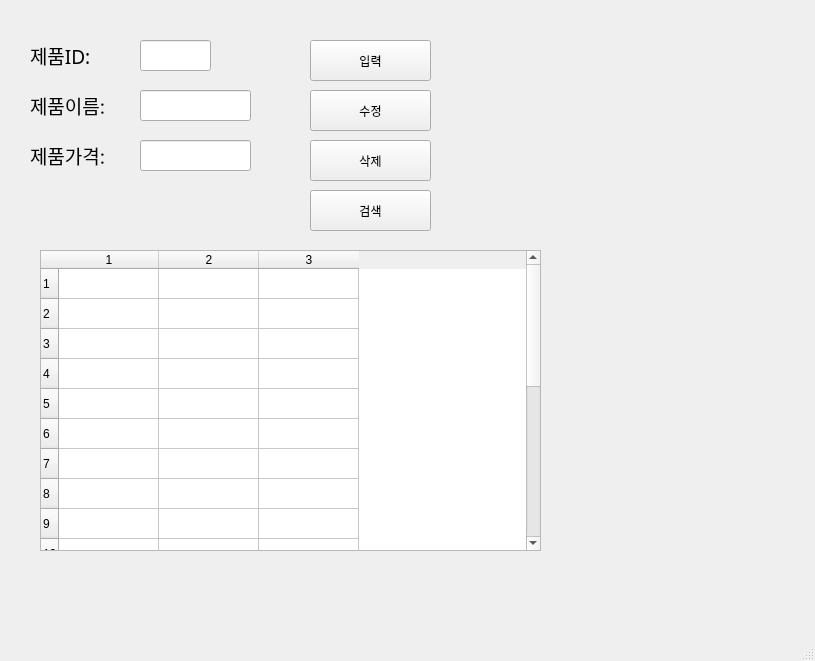
<?xml version="1.0" encoding="UTF-8"?>
<ui version="4.0">
 <class>MainWindow</class>
 <widget class="QMainWindow" name="MainWindow">
  <property name="geometry">
   <rect>
    <x>0</x>
    <y>0</y>
    <width>815</width>
    <height>661</height>
   </rect>
  </property>
  <property name="windowTitle">
   <string>MainWindow</string>
  </property>
  <widget class="QWidget" name="centralwidget">
   <widget class="QLabel" name="label">
    <property name="geometry">
     <rect>
      <x>30</x>
      <y>40</y>
      <width>101</width>
      <height>31</height>
     </rect>
    </property>
    <property name="font">
     <font>
      <family>맑은 고딕</family>
      <pointsize>14</pointsize>
     </font>
    </property>
    <property name="text">
     <string>제품ID:</string>
    </property>
   </widget>
   <widget class="QLabel" name="label_2">
    <property name="geometry">
     <rect>
      <x>30</x>
      <y>90</y>
      <width>101</width>
      <height>31</height>
     </rect>
    </property>
    <property name="font">
     <font>
      <family>맑은 고딕</family>
      <pointsize>14</pointsize>
     </font>
    </property>
    <property name="text">
     <string>제품이름:</string>
    </property>
   </widget>
   <widget class="QLabel" name="label_3">
    <property name="geometry">
     <rect>
      <x>30</x>
      <y>140</y>
      <width>101</width>
      <height>31</height>
     </rect>
    </property>
    <property name="font">
     <font>
      <family>맑은 고딕</family>
      <pointsize>14</pointsize>
     </font>
    </property>
    <property name="text">
     <string>제품가격:</string>
    </property>
   </widget>
   <widget class="QLineEdit" name="prodID">
    <property name="geometry">
     <rect>
      <x>140</x>
      <y>40</y>
      <width>71</width>
      <height>31</height>
     </rect>
    </property>
   </widget>
   <widget class="QLineEdit" name="prodName">
    <property name="geometry">
     <rect>
      <x>140</x>
      <y>90</y>
      <width>111</width>
      <height>31</height>
     </rect>
    </property>
   </widget>
   <widget class="QLineEdit" name="prodPrice">
    <property name="geometry">
     <rect>
      <x>140</x>
      <y>140</y>
      <width>111</width>
      <height>31</height>
     </rect>
    </property>
   </widget>
   <widget class="QPushButton" name="pushButton">
    <property name="geometry">
     <rect>
      <x>310</x>
      <y>40</y>
      <width>121</width>
      <height>41</height>
     </rect>
    </property>
    <property name="text">
     <string>입력</string>
    </property>
   </widget>
   <widget class="QPushButton" name="pushButton_2">
    <property name="geometry">
     <rect>
      <x>310</x>
      <y>90</y>
      <width>121</width>
      <height>41</height>
     </rect>
    </property>
    <property name="text">
     <string>수정</string>
    </property>
   </widget>
   <widget class="QPushButton" name="pushButton_3">
    <property name="geometry">
     <rect>
      <x>310</x>
      <y>140</y>
      <width>121</width>
      <height>41</height>
     </rect>
    </property>
    <property name="text">
     <string>삭제</string>
    </property>
   </widget>
   <widget class="QPushButton" name="pushButton_4">
    <property name="geometry">
     <rect>
      <x>310</x>
      <y>190</y>
      <width>121</width>
      <height>41</height>
     </rect>
    </property>
    <property name="text">
     <string>검색</string>
    </property>
   </widget>
   <widget class="QTableWidget" name="tableWidget">
    <property name="geometry">
     <rect>
      <x>40</x>
      <y>250</y>
      <width>501</width>
      <height>301</height>
     </rect>
    </property>
    <property name="rowCount">
     <number>20</number>
    </property>
    <property name="columnCount">
     <number>3</number>
    </property>
    <row/>
    <row/>
    <row/>
    <row/>
    <row/>
    <row/>
    <row/>
    <row/>
    <row/>
    <row/>
    <row/>
    <row/>
    <row/>
    <row/>
    <row/>
    <row/>
    <row/>
    <row/>
    <row/>
    <row/>
    <column/>
    <column/>
    <column/>
   </widget>
  </widget>
  <widget class="QMenuBar" name="menubar">
   <property name="geometry">
    <rect>
     <x>0</x>
     <y>0</y>
     <width>815</width>
     <height>26</height>
    </rect>
   </property>
  </widget>
  <widget class="QStatusBar" name="statusbar"/>
 </widget>
 <resources/>
 <connections>
  <connection>
   <sender>pushButton</sender>
   <signal>clicked()</signal>
   <receiver>MainWindow</receiver>
   <slot>addProduct()</slot>
   <hints>
    <hint type="sourcelabel">
     <x>394</x>
     <y>72</y>
    </hint>
    <hint type="destinationlabel">
     <x>470</x>
     <y>95</y>
    </hint>
   </hints>
  </connection>
  <connection>
   <sender>pushButton_2</sender>
   <signal>clicked()</signal>
   <receiver>MainWindow</receiver>
   <slot>updateProduct()</slot>
   <hints>
    <hint type="sourcelabel">
     <x>418</x>
     <y>129</y>
    </hint>
    <hint type="destinationlabel">
     <x>470</x>
     <y>136</y>
    </hint>
   </hints>
  </connection>
  <connection>
   <sender>pushButton_3</sender>
   <signal>clicked()</signal>
   <receiver>MainWindow</receiver>
   <slot>removeProduct()</slot>
   <hints>
    <hint type="sourcelabel">
     <x>409</x>
     <y>175</y>
    </hint>
    <hint type="destinationlabel">
     <x>469</x>
     <y>183</y>
    </hint>
   </hints>
  </connection>
  <connection>
   <sender>pushButton_4</sender>
   <signal>clicked()</signal>
   <receiver>MainWindow</receiver>
   <slot>getProduct()</slot>
   <hints>
    <hint type="sourcelabel">
     <x>406</x>
     <y>219</y>
    </hint>
    <hint type="destinationlabel">
     <x>471</x>
     <y>229</y>
    </hint>
   </hints>
  </connection>
 </connections>
 <slots>
  <slot>addProduct()</slot>
  <slot>updateProduct()</slot>
  <slot>removeProduct()</slot>
  <slot>getProduct()</slot>
 </slots>
</ui>
